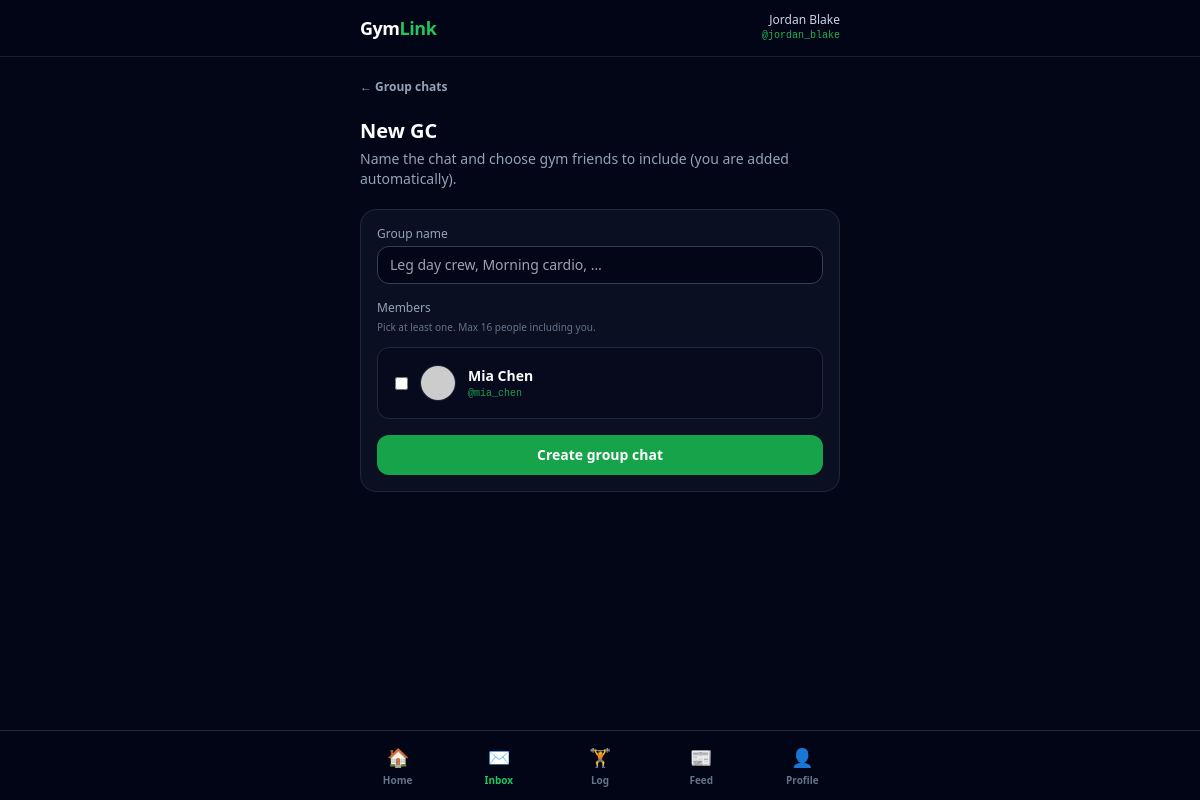
/groups/new (signed in), run on the app's committed database.
### models.py (models this page shows, shortened)
class User(UserMixin, db.Model):
    __tablename__ = "users"
    id = db.Column(db.Integer, primary_key=True)
    name = db.Column(db.String(120), nullable=False)
    username = db.Column(db.String(80), unique=True, nullable=False, index=True)
    email = db.Column(db.String(255), unique=True, nullable=False, index=True)
    password_hash = db.Column(db.String(255), nullable=False)
    photo_url = db.Column(db.String(512), nullable=True)
    workout_style = db.Column(db.String(64), nullable=True)
    goals = db.Column(db.String(512), nullable=True)
    school = db.Column(db.String(200), nullable=True, index=True)
    school_email = db.Column(db.String(255), nullable=True, index=True)
    workout_split = db.Column(db.Text, nullable=True)
    home_gym_id = db.Column(db.Integer, db.ForeignKey("gyms.id"), nullable=True, index=True)
    workout_days = db.Column(db.String(64), nullable=True)  # JSON list of weekday ints 0=Mon..6=Sun
    goal_weight_lbs = db.Column(db.Float, nullable=True)
    public_show_streak_stats = db.Column(db.Boolean, nullable=False, default=True)
    public_show_pr_highlights = db.Column(db.Boolean, nullable=False, default=True)
    public_show_profile_fields = db.Column(db.Boolean, nullable=False, default=True)
    home_gym = db.relationship("Gym", foreign_keys=[home_gym_id])
    check_ins = db.relationship("CheckIn", backref="user", lazy="dynamic")
    workouts = db.relationship("Workout", backref="user", lazy="dynamic")
    weight_logs = db.relationship("WeightLog", backref="user", lazy="dynamic")
    goals_rel = db.relationship("Goal", backref="user", lazy="dynamic")
    personal_records = db.relationship("PersonalRecord", backref="user", lazy="dynamic")
    streak_row = db.relationship(
        "Streak",
        backref="user",
        uselist=False,
        lazy="joined",
    )
    swipes_sent = db.relationship(
        "Swipe",
        foreign_keys="Swipe.swiper_id",
        backref="swiper",
        lazy="dynamic",
    )
    swipes_received = db.relationship(
        "Swipe",
        foreign_keys="Swipe.swipee_id",
        backref="swipee",
        lazy="dynamic",
    )

### routes/social.py (the view, shortened to what this page needs)
@bp.route("/groups/new", methods=["GET", "POST"])
@login_required
def groups_new():
    friends = _gym_friend_users(current_user.id)
    ctx = {"friends": friends, "max_gc_members": MAX_GC_MEMBERS}
    return render_template("group_new.html", **ctx)

### models.py (called while the page is built)
@login_manager.user_loader
def load_user(user_id):
    return db.session.get(User, int(user_id))

### routes/social.py (called while the page is built)
def _gym_friend_users(user_id: int) -> list[User]:
    matches = Match.query.filter(
        (Match.user_a_id == user_id) | (Match.user_b_id == user_id)
    ).all()
    out: list[User] = []
    for m in matches:
        oid = m.user_b_id if m.user_a_id == user_id else m.user_a_id
        u = db.session.get(User, oid)
        if u:
            out.append(u)
    out.sort(key=lambda u: u.name.lower())
    return out

### templates/group_new.html (shortened to what this page needs)
{% extends "base.html" %}
{% block content %}
<div class="space-y-5">
  <a href="{{ url_for('social.groups_home') }}" class="text-xs font-semibold text-slate-400 hover:text-white">← Group chats</a>
  <div>
    <h1 class="text-xl font-bold text-white">New GC</h1>
    <p class="mt-1 text-sm text-slate-400">Name the chat and choose gym friends to include (you are added automatically).</p>
  </div>
  {% if not friends %}
  <div class="rounded-xl border border-amber-800/50 bg-amber-950/20 p-4 text-sm text-amber-100/90">
    Add gym friends from your profile first, then you can start a group chat.
  </div>
  <p><a href="{{ url_for('social.profile') }}" class="text-sm font-semibold text-brand-500 hover:text-brand-400">Go to profile</a></p>
  {% else %}
  <form method="post" class="space-y-4 rounded-2xl border border-slate-800 bg-slate-900/60 p-4">
    <div>
      <label class="block text-xs font-medium text-slate-400" for="name">Group name</label>
      <input id="name" name="name" maxlength="120" placeholder="Leg day crew, Morning cardio, …"
        class="mt-1 w-full rounded-xl border border-slate-700 bg-slate-950 px-3 py-2 text-sm text-white outline-none focus:border-brand-500 focus:ring-2 focus:ring-brand-500">
    </div>
    <div>
      <span class="block text-xs font-medium text-slate-400">Members</span>
      <p class="mt-1 text-[10px] text-slate-500">Pick at least one. Max {{ max_gc_members }} people including you.</p>
      <ul class="mt-3 max-h-64 space-y-2 overflow-y-auto rounded-xl border border-slate-800 bg-slate-950/50 p-2">
        {% for u in friends %}
        <li>
          <label class="flex cursor-pointer items-center gap-3 rounded-lg border border-transparent px-2 py-2 hover:border-slate-700 hover:bg-slate-900/80">
            <input type="checkbox" name="member_id" value="{{ u.id }}" class="rounded border-slate-600 text-brand-500">
            <img src="{{ (u.photo_url or '')|media_url }}" alt="" class="h-9 w-9 shrink-0 rounded-full border border-slate-800 object-cover">
            <div class="min-w-0 flex-1">
              <p class="truncate text-sm font-semibold text-white">{{ u.name }}</p>
              <p class="truncate font-mono text-[10px] text-brand-500/80">@{{ u.username }}</p>
            </div>
          </label>
        </li>
        {% endfor %}
      </ul>
    </div>
    <button type="submit" class="w-full rounded-xl bg-brand-600 px-4 py-2.5 text-sm font-semibold text-white hover:bg-brand-500">Create group chat</button>
  </form>
  {% endif %}
</div>
{% endblock %}

### templates/base.html (shortened to what this page needs)
<!DOCTYPE html>
<html lang="en" class="h-full">
<head>
  <script src="https://cdn.tailwindcss.com"></script>
</head>
<body class="flex h-dvh flex-col overflow-hidden bg-slate-950 text-slate-100 antialiased"
  {% if current_user.is_authenticated %}data-workout-days="{{ (current_user.workout_days or '[]')|e }}"{% endif %}>
  <div class="flex min-h-0 flex-1 flex-col">
    <header class="shrink-0 border-b border-slate-800/80 bg-slate-950/90 backdrop-blur">
      <div class="mx-auto flex max-w-lg items-center justify-between px-4 py-3">
        <a href="{{ url_for('leaderboard.home') }}" class="text-lg font-semibold tracking-tight text-white">
          Gym<span class="text-brand-500">Link</span>
        </a>
        {% if current_user.is_authenticated %}
        <span class="max-w-[55%] truncate text-right text-xs text-slate-400">
          <span class="text-slate-300">{{ current_user.name }}</span>
          <span class="block font-mono text-[10px] text-brand-500/90">@{{ current_user.username }}</span>
        </span>
        {% endif %}
      </div>
    </header>
    <main class="mx-auto min-h-0 w-full max-w-lg flex-1 overflow-y-auto overflow-x-hidden overscroll-y-contain px-4 py-4 pb-28">
      {% block content %}{% endblock %}
    </main>
  </div>
  {% if current_user.is_authenticated %}
  {% set nav_inbox = request.endpoint in ('inbox.inbox_home', 'social.match_thread', 'social.groups_home', 'social.groups_new', 'social.group_thread') %}
  <nav class="fixed bottom-0 inset-x-0 z-40 border-t border-slate-800 bg-slate-950/95 pb-[env(safe-area-inset-bottom)] backdrop-blur">
    <div class="mx-auto flex max-w-lg items-stretch justify-between gap-0.5 px-1 py-2 text-[9px] font-semibold text-slate-500 sm:text-[10px]">
      <a href="{{ url_for('leaderboard.home') }}" class="flex min-w-0 flex-1 flex-col items-center gap-0.5 rounded-lg px-1 py-1 hover:bg-slate-900 {% if request.endpoint == 'leaderboard.home' %}text-brand-500{% endif %}">
        <span class="text-base leading-none sm:text-lg">🏠</span>
        <span class="truncate">Home</span>
      </a>
      <a href="{{ url_for('inbox.inbox_home') }}" class="relative flex min-w-0 flex-1 flex-col items-center gap-0.5 rounded-lg px-1 py-1 hover:bg-slate-900 {% if nav_inbox %}text-brand-500{% endif %}">
        <span class="text-base leading-none sm:text-lg">✉️</span>
        <span class="truncate">Inbox</span>
      </a>
      <a href="{{ url_for('workouts.log_workout') }}" class="flex min-w-0 flex-1 flex-col items-center gap-0.5 rounded-lg px-1 py-1 hover:bg-slate-900 {% if request.endpoint == 'workouts.log_workout' %}text-brand-500{% endif %}">
        <span class="text-base leading-none sm:text-lg">🏋️</span>
        <span class="truncate">Log</span>
      </a>
      <a href="{{ url_for('social.feed') }}" class="flex min-w-0 flex-1 flex-col items-center gap-0.5 rounded-lg px-1 py-1 hover:bg-slate-900 {% if request.endpoint == 'social.feed' %}text-brand-500{% endif %}">
        <span class="text-base leading-none sm:text-lg">📰</span>
        <span class="truncate">Feed</span>
      </a>
      <a href="{{ url_for('social.profile') }}" class="flex min-w-0 flex-1 flex-col items-center gap-0.5 rounded-lg px-1 py-1 hover:bg-slate-900 {% if request.endpoint == 'social.profile' %}text-brand-500{% endif %}">
        <span class="text-base leading-none sm:text-lg">👤</span>
        <span class="truncate">Profile</span>
      </a>
    </div>
  </nav>
  {% endif %}
</body>
</html>

### data on the page
User: name "Jordan Blake", username "jordan_blake"
User: name "Mia Chen", username "mia_chen"

### other printed values
{{ max_gc_members }} "16"
